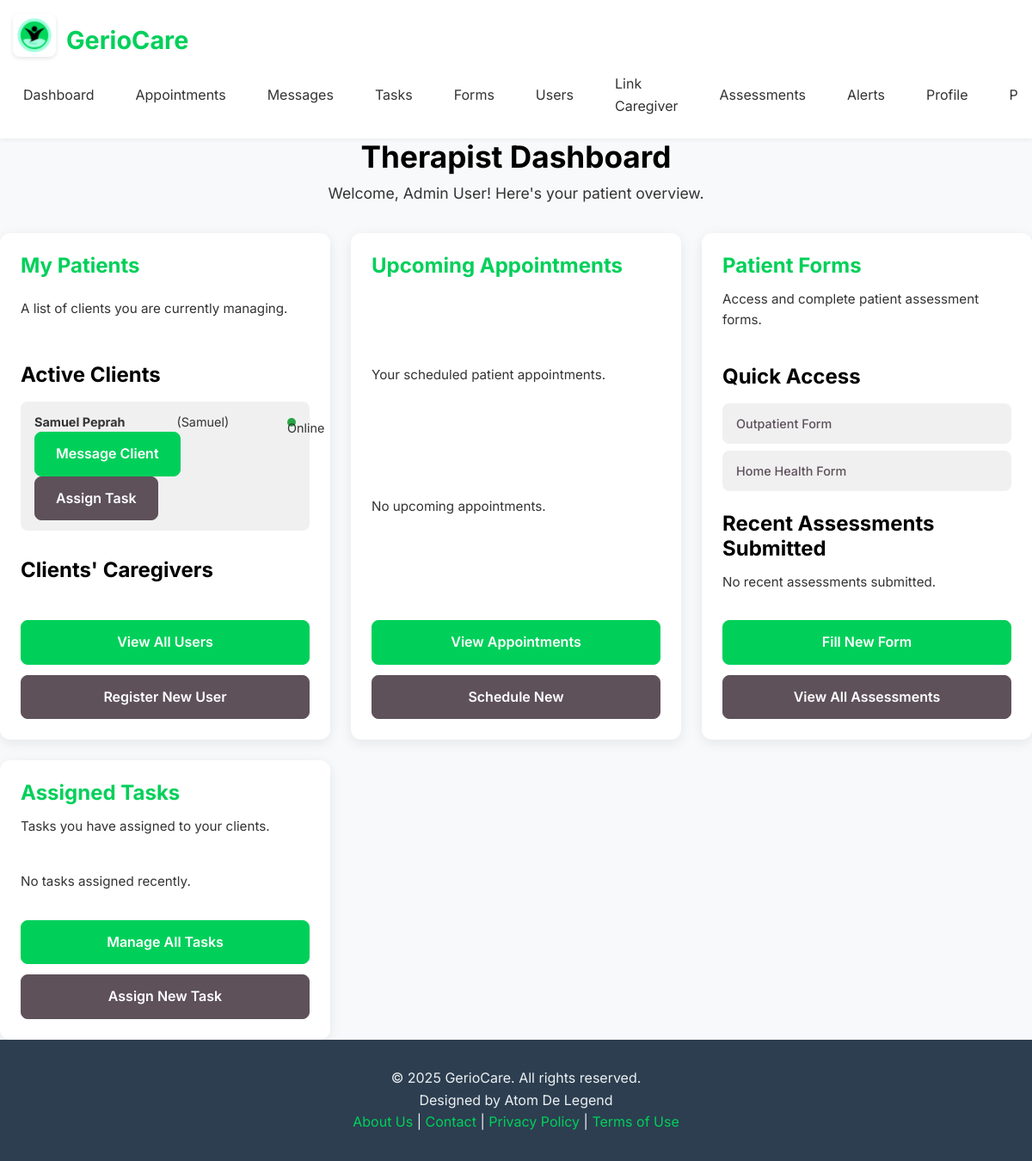
Before: /therapist_dashboard (signed in) with the older database file.
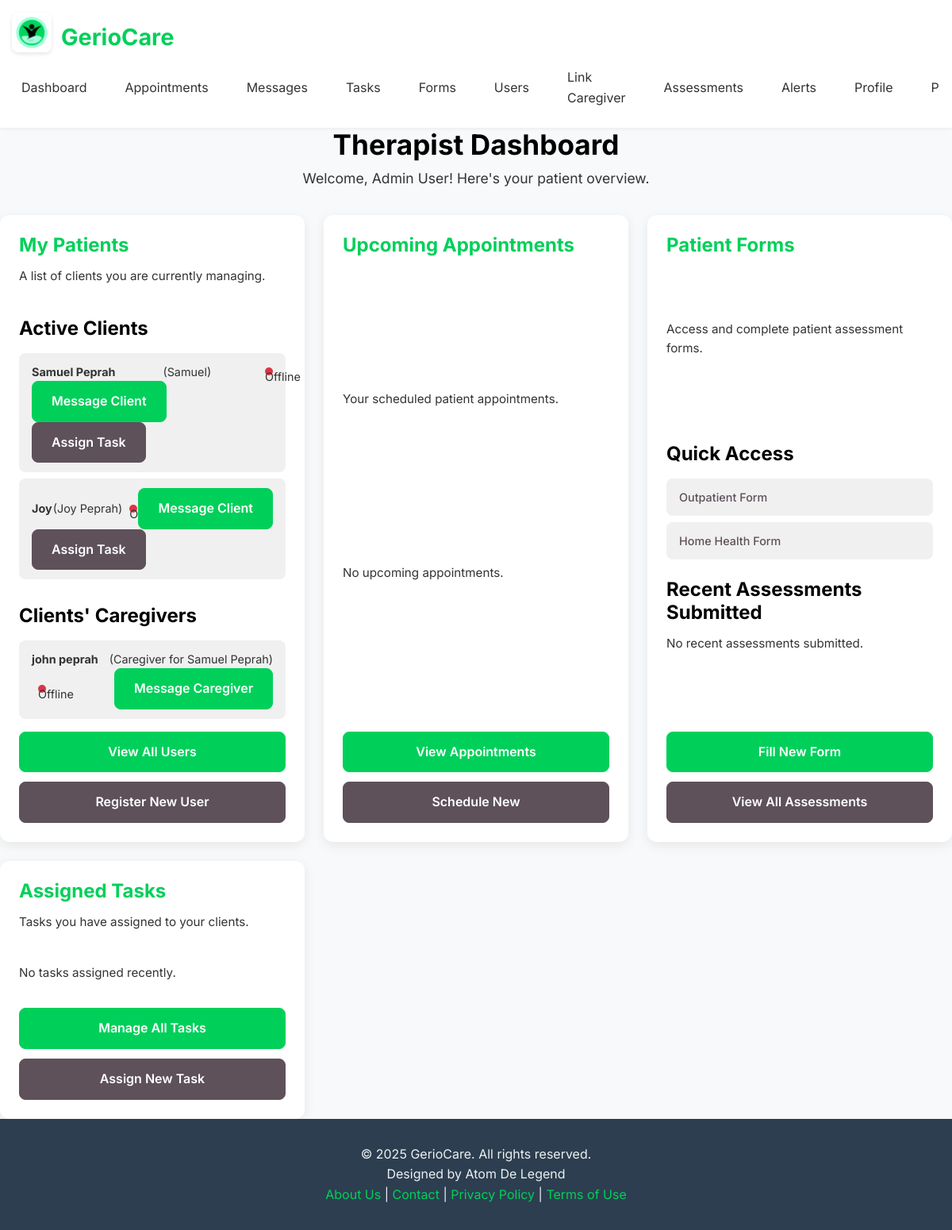
After: the same page with the newer database file.
### models.py (models this page shows, shortened)
class User(UserMixin, db.Model):
    id = db.Column(db.Integer, primary_key=True)
    username = db.Column(db.String(80), unique=True, nullable=False)
    email = db.Column(db.String(120), unique=True, nullable=False)
    name = db.Column(db.String(120), nullable=False)
    password_hash = db.Column(db.String(128), nullable=False)
    role = db.Column(db.String(20), nullable=False, default='client') # 'admin', 'therapist', 'client', 'caregiver'
    is_online = db.Column(db.Boolean, default=False)
    last_online = db.Column(db.DateTime, default=datetime.utcnow)
    client_appointments = db.relationship('Appointment', foreign_keys='Appointment.client_id', backref='client', lazy=True)
    therapist_appointments = db.relationship('Appointment', foreign_keys='Appointment.therapist_id', backref='therapist', lazy=True)
    sent_messages = db.relationship('UserMessage', foreign_keys='UserMessage.sender_id', backref='sender', lazy=True)
    received_messages = db.relationship('UserMessage', foreign_keys='UserMessage.receiver_id', backref='receiver', lazy=True)
    alerts = db.relationship('Alert', backref='user', lazy=True)
    assigned_tasks = db.relationship('Task', foreign_keys='Task.client_id', backref='client_user', lazy=True)
    created_tasks = db.relationship('Task', foreign_keys='Task.therapist_id', backref='therapist_user', lazy=True)
    client_assessments = db.relationship('PatientAssessment', foreign_keys='PatientAssessment.client_id', backref='assessed_client', lazy=True)
    therapist_assessments = db.relationship('PatientAssessment', foreign_keys='PatientAssessment.therapist_id', backref='assessing_therapist', lazy=True)
    caregivers_of_client = db.relationship(
        'User', secondary=client_caregivers,
        primaryjoin=(client_caregivers.c.client_id == id),
        secondaryjoin=(client_caregivers.c.caregiver_id == id),
        backref=db.backref('clients_managed', lazy='dynamic'),
        lazy='dynamic'
    )
    subscriptions = db.relationship('Subscription', backref='user', lazy=True)

### app.py (the view)
@app.route('/therapist_dashboard')
@login_required
@role_required('therapist', 'admin')
@subscription_required
def therapist_dashboard():
    my_clients = User.query.filter_by(role='client').all()
    clients_with_caregivers = []
    for client in my_clients:
        caregivers = client.caregivers_of_client.all() # Fetch linked caregivers for each client
        clients_with_caregivers.append({'client': client, 'caregivers': caregivers})
    now_utc = datetime.utcnow()
    upcoming_appointments = Appointment.query.filter(
        Appointment.therapist_id == current_user.id,
        Appointment.start_time >= now_utc
    ).order_by(Appointment.start_time.asc()).limit(5).all()
    recent_assigned_tasks = Task.query.filter(
        Task.therapist_id == current_user.id
    ).order_by(Task.created_at.desc()).limit(5).all()
    recent_assessments_submitted = PatientAssessment.query.filter(
        PatientAssessment.therapist_id == current_user.id
    ).order_by(PatientAssessment.submitted_at.desc()).limit(5).all()
    return render_template('dashboards/therapist_dashboard.html',
                            my_clients=my_clients, # Keep for general list
                            clients_with_caregivers=clients_with_caregivers, # ADDED: For messaging caregivers
                            upcoming_appointments=upcoming_appointments,
                            recent_assigned_tasks=recent_assigned_tasks,
                            recent_assessments_submitted=recent_assessments_submitted)

### app.py (called while the page is built, shortened)
def has_active_subscription(user):
    if not user.is_authenticated or user.role not in ['client', 'therapist']:
        return True # Non-clients or unauthenticated users don't need a subscription to proceed

@app.context_processor
def inject_global_data():
    has_sub = False
    if current_user.is_authenticated:
        has_sub = has_active_subscription(current_user)
    return {
        'app_version': app.config.get('APP_VERSION', 'N/A'), # Get from config
        'now': datetime.utcnow(), # Using 'now' for consistency with existing templates
        'unread_alerts_count': Alert.query.filter_by(user_id=current_user.id, is_read=False).count() if current_user.is_authenticated else 0,
        'has_active_subscription_func': has_active_subscription, # Make the function itself available
        'user_has_active_subscription': has_sub # A boolean flag for simpler checks in templates
    }

@login_manager.user_loader
def load_user(user_id):
    return User.query.get(int(user_id))

### templates/dashboards/therapist_dashboard.html (shortened to what the changed rows need)
{% extends 'base.html' %}
{% block head_css %}
    <link rel="stylesheet" href="{{ url_for('static', filename='css/dashboards/therapist_dashboard.css') }}">
{% endblock %}
{% block content %}
<div class="dashboard-container">
    <h1 class="dashboard-title">Therapist Dashboard</h1>
    <div class="dashboard-grid">
        <div class="dashboard-card my-patients-card">
            <div class="patient-list mt-3">
                {% if my_clients %}
                    <ul>
                        {% for client in my_clients %}
                            <li>
                                <strong>{{ client.name }}</strong> ({{ client.username }})
                                {% if client.is_online %}
                                    <span class="status-indicator online">Online</span>
                                {% else %}
                                    <span class="status-indicator offline">Offline</span>
                                {% endif %}
                                <a href="{{ url_for('messages', receiver_id=client.id) }}" class="btn btn-primary btn-sm ml-2">Message Client</a>
                                <a href="{{ url_for('tasks') }}?client_id={{ client.id }}" class="btn btn-secondary btn-sm ml-2">Assign Task</a>
                            </li>
                        {% endfor %}
                    </ul>
                {% else %}
                    <p class="text-muted">No clients assigned yet.</p>
                {% endif %}
                {% if clients_with_caregivers %}
                    <ul>
                        {% for client_data in clients_with_caregivers %}
                            {% for caregiver in client_data.caregivers %}
                                <li>
                                    <strong>{{ caregiver.name }}</strong> (Caregiver for {{ client_data.client.name }})
                                    {% if caregiver.is_online %}
                                        <span class="status-indicator online">Online</span>
                                    {% else %}
                                        <span class="status-indicator offline">Offline</span>
                                    {% endif %}
                                    <a href="{{ url_for('messages', receiver_id=caregiver.id) }}" class="btn btn-primary btn-sm ml-2">Message Caregiver</a>
                                </li>
                            {% endfor %}
                        {% endfor %}
                    </ul>
                {% else %}
                    <p class="text-muted">No caregivers linked to your clients yet.</p>
                {% endif %}
            </div>
        </div>
    </div>
</div>
{% endblock %}

Changed rows visible on the page:
changed User "Samuel Peprah": is_online "Online" → "Offline"
added User: name "Joy", username "Joy Peprah", is_online "Offline", shown under "Active Clients"
now on this page (row unchanged): User: name "john peprah", {{ client_data.client.name }} "Samuel Peprah", is_online "Offline"
